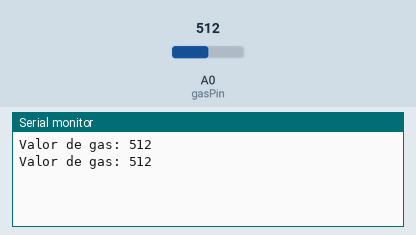
Simulated run of this sketch. Board: Arduino Uno, built with avr-gcc and run on an emulated ATmega328P. On the bench: the last lines printed to the serial monitor. Inputs (shaded band) come from the test bench; at power-on: A0 (gasPin) = 512.

Above: at 1.8 s.
1.9 s: A0 (gasPin) set to 716
At 2.6 s:
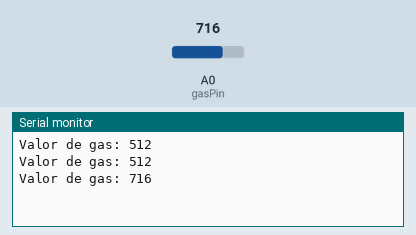
3.4 s: A0 (gasPin) set to 900
At 4.8 s:
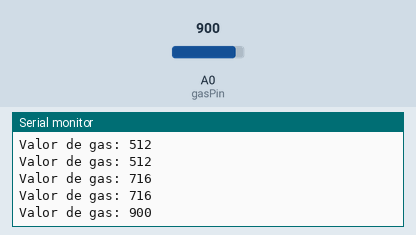
Timing chart, 0 to 6.4 s (numbered marks = the images above; inputs shaded):
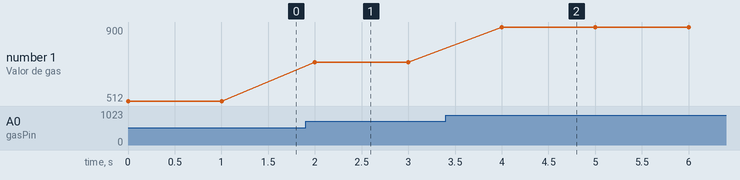

Measured:
- after the input at 1.9 s, the serial monitor: prints a new line after 0.10 s (image 1)
- after the input at 3.4 s, the serial monitor: prints a new line after 0.60 s (image 2)
- plotted number 1: 512 → 716 after the input at 1.9 s, 716 → 900 after the input at 3.4 s

The sketch:

mq2.ino
```cpp
// Definir el pin del sensor MQ-2
const int gasPin = A0;

// Variable para almacenar el valor del sensor MQ-2
int gasValue;

void setup() {
  // Inicializar el pin del sensor
  pinMode(gasPin, INPUT);

  // Inicializar la comunicación serial
  Serial.begin(115200);
}

void loop() {
  // Leer el valor del sensor MQ-2
  gasValue = analogRead(gasPin);

  // Mostrar el valor del sensor de gas en el monitor serial
  Serial.print("Valor de gas: ");
  Serial.println(gasValue);

  // Esperar un breve momento antes de la próxima medición
  delay(1000);
}
```
